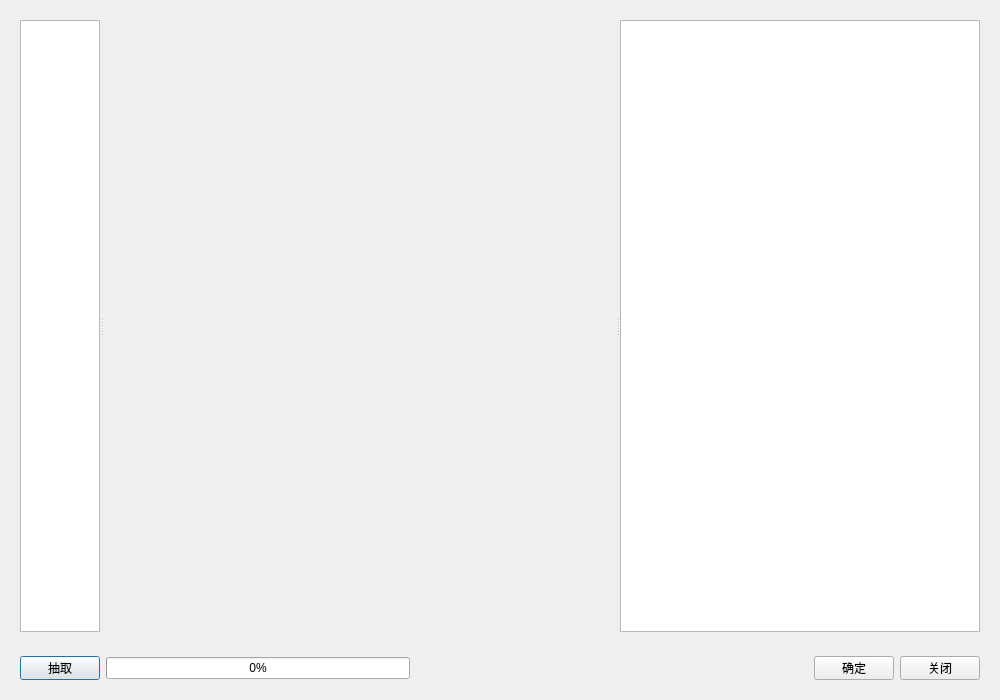
<?xml version="1.0" encoding="UTF-8"?>
<ui version="4.0">
 <class>EditAllPdfTextDialog</class>
 <widget class="QDialog" name="EditAllPdfTextDialog">
  <property name="geometry">
   <rect>
    <x>0</x>
    <y>0</y>
    <width>1000</width>
    <height>700</height>
   </rect>
  </property>
  <property name="minimumSize">
   <size>
    <width>1000</width>
    <height>700</height>
   </size>
  </property>
  <property name="windowTitle">
   <string>抽取整个PDF</string>
  </property>
  <layout class="QVBoxLayout" name="verticalLayout">
   <item>
    <widget class="QWidget" name="wgtClient" native="true">
     <layout class="QHBoxLayout" name="horizontalLayout_2">
      <item>
       <widget class="QSplitter" name="splitter">
        <property name="orientation">
         <enum>Qt::Horizontal</enum>
        </property>
        <widget class="QListWidget" name="lvData">
         <property name="minimumSize">
          <size>
           <width>80</width>
           <height>0</height>
          </size>
         </property>
         <property name="maximumSize">
          <size>
           <width>80</width>
           <height>16777215</height>
          </size>
         </property>
        </widget>
        <widget class="QWidget" name="wgtPdf" native="true"/>
        <widget class="QPlainTextEdit" name="edtInfo">
         <property name="minimumSize">
          <size>
           <width>360</width>
           <height>0</height>
          </size>
         </property>
         <property name="maximumSize">
          <size>
           <width>360</width>
           <height>16777215</height>
          </size>
         </property>
        </widget>
       </widget>
      </item>
     </layout>
    </widget>
   </item>
   <item>
    <widget class="QWidget" name="wgtBottom" native="true">
     <property name="minimumSize">
      <size>
       <width>0</width>
       <height>42</height>
      </size>
     </property>
     <property name="maximumSize">
      <size>
       <width>16777215</width>
       <height>42</height>
      </size>
     </property>
     <layout class="QHBoxLayout" name="horizontalLayout">
      <item>
       <widget class="QPushButton" name="btnGetText">
        <property name="text">
         <string>抽取</string>
        </property>
       </widget>
      </item>
      <item>
       <widget class="QProgressBar" name="pb">
        <property name="value">
         <number>0</number>
        </property>
       </widget>
      </item>
      <item>
       <spacer name="horizontalSpacer">
        <property name="orientation">
         <enum>Qt::Horizontal</enum>
        </property>
        <property name="sizeHint" stdset="0">
         <size>
          <width>398</width>
          <height>20</height>
         </size>
        </property>
       </spacer>
      </item>
      <item>
       <widget class="QPushButton" name="btnOk">
        <property name="text">
         <string>确定</string>
        </property>
       </widget>
      </item>
      <item>
       <widget class="QPushButton" name="btnCancel">
        <property name="text">
         <string>关闭</string>
        </property>
       </widget>
      </item>
     </layout>
    </widget>
   </item>
  </layout>
 </widget>
 <resources/>
 <connections/>
</ui>
